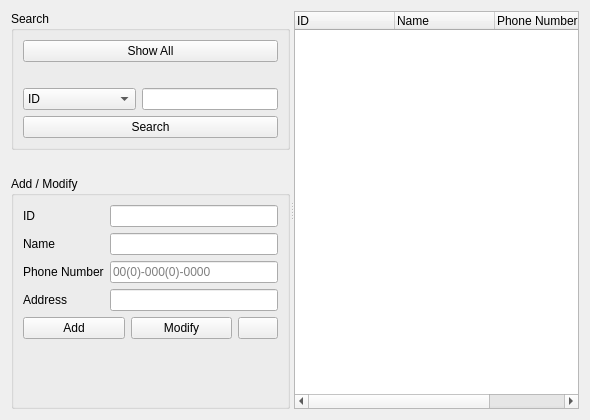
<?xml version="1.0" encoding="UTF-8"?>
<ui version="4.0">
 <class>ClientManagerForm</class>
 <widget class="QWidget" name="ClientManagerForm">
  <property name="geometry">
   <rect>
    <x>0</x>
    <y>0</y>
    <width>590</width>
    <height>420</height>
   </rect>
  </property>
  <property name="windowTitle">
   <string>Client Info</string>
  </property>
  <layout class="QVBoxLayout" name="verticalLayout_3">
   <item>
    <widget class="QSplitter" name="splitter">
     <property name="orientation">
      <enum>Qt::Horizontal</enum>
     </property>
     <widget class="QWidget" name="layoutWidget">
      <layout class="QVBoxLayout" name="toolVerticalLayout">
       <item>
        <widget class="QGroupBox" name="searchGroupBox">
         <property name="title">
          <string>Search</string>
         </property>
         <layout class="QVBoxLayout" name="verticalLayout_2">
          <item>
           <widget class="QPushButton" name="showAllPushButton">
            <property name="text">
             <string>Show All</string>
            </property>
           </widget>
          </item>
          <item>
           <spacer name="verticalSpacer">
            <property name="orientation">
             <enum>Qt::Vertical</enum>
            </property>
            <property name="sizeType">
             <enum>QSizePolicy::Fixed</enum>
            </property>
            <property name="sizeHint" stdset="0">
             <size>
              <width>20</width>
              <height>20</height>
             </size>
            </property>
           </spacer>
          </item>
          <item>
           <layout class="QHBoxLayout" name="searchHorizontalLayout">
            <item>
             <widget class="QComboBox" name="searchComboBox">
              <item>
               <property name="text">
                <string>ID</string>
               </property>
              </item>
              <item>
               <property name="text">
                <string>Name</string>
               </property>
              </item>
              <item>
               <property name="text">
                <string>Phone Number</string>
               </property>
              </item>
              <item>
               <property name="text">
                <string>Address</string>
               </property>
              </item>
             </widget>
            </item>
            <item>
             <widget class="QLineEdit" name="searchLineEdit"/>
            </item>
           </layout>
          </item>
          <item>
           <widget class="QPushButton" name="searchPushButton">
            <property name="text">
             <string>Search</string>
            </property>
           </widget>
          </item>
         </layout>
        </widget>
       </item>
       <item>
        <spacer name="verticalSpacer_2">
         <property name="orientation">
          <enum>Qt::Vertical</enum>
         </property>
         <property name="sizeType">
          <enum>QSizePolicy::Fixed</enum>
         </property>
         <property name="sizeHint" stdset="0">
          <size>
           <width>20</width>
           <height>20</height>
          </size>
         </property>
        </spacer>
       </item>
       <item>
        <widget class="QGroupBox" name="inputGroupBox">
         <property name="title">
          <string>Add / Modify</string>
         </property>
         <layout class="QVBoxLayout" name="verticalLayout">
          <item>
           <layout class="QFormLayout" name="clientFormLayout">
            <item row="0" column="0">
             <widget class="QLabel" name="idLabel">
              <property name="text">
               <string>ID</string>
              </property>
              <property name="buddy">
               <cstring>idLineEdit</cstring>
              </property>
             </widget>
            </item>
            <item row="1" column="0">
             <widget class="QLabel" name="nameLabel">
              <property name="text">
               <string>Name</string>
              </property>
              <property name="buddy">
               <cstring>nameLineEdit</cstring>
              </property>
             </widget>
            </item>
            <item row="3" column="0">
             <widget class="QLabel" name="addressLabel">
              <property name="text">
               <string>Address</string>
              </property>
              <property name="buddy">
               <cstring>addressLineEdit</cstring>
              </property>
             </widget>
            </item>
            <item row="2" column="0">
             <widget class="QLabel" name="phoneNumberLabel">
              <property name="text">
               <string>Phone Number</string>
              </property>
              <property name="buddy">
               <cstring>phoneNumberLineEdit</cstring>
              </property>
             </widget>
            </item>
            <item row="0" column="1">
             <widget class="QLineEdit" name="idLineEdit">
              <property name="readOnly">
               <bool>true</bool>
              </property>
             </widget>
            </item>
            <item row="1" column="1">
             <widget class="QLineEdit" name="nameLineEdit"/>
            </item>
            <item row="2" column="1">
             <widget class="QLineEdit" name="phoneNumberLineEdit">
              <property name="placeholderText">
               <string>00(0)-000(0)-0000</string>
              </property>
             </widget>
            </item>
            <item row="3" column="1">
             <widget class="QLineEdit" name="addressLineEdit"/>
            </item>
           </layout>
          </item>
          <item>
           <layout class="QHBoxLayout" name="addHorizontalLayout">
            <item>
             <widget class="QPushButton" name="addPushButton">
              <property name="text">
               <string>Add</string>
              </property>
             </widget>
            </item>
            <item>
             <widget class="QPushButton" name="modifyPushButton">
              <property name="text">
               <string>Modify</string>
              </property>
             </widget>
            </item>
            <item>
             <widget class="QPushButton" name="cleanPushButton">
              <property name="sizePolicy">
               <sizepolicy hsizetype="Fixed" vsizetype="Fixed">
                <horstretch>0</horstretch>
                <verstretch>0</verstretch>
               </sizepolicy>
              </property>
              <property name="text">
               <string/>
              </property>
              <property name="icon">
               <iconset resource="resource.qrc">
                <normaloff>:/images/erase.png</normaloff>:/images/erase.png</iconset>
              </property>
             </widget>
            </item>
           </layout>
          </item>
          <item>
           <spacer name="verticalSpacer_3">
            <property name="orientation">
             <enum>Qt::Vertical</enum>
            </property>
            <property name="sizeHint" stdset="0">
             <size>
              <width>20</width>
              <height>40</height>
             </size>
            </property>
           </spacer>
          </item>
         </layout>
        </widget>
       </item>
      </layout>
     </widget>
     <widget class="QWidget" name="verticalLayoutWidget">
      <layout class="QVBoxLayout" name="listVerticalLayout">
       <item>
        <widget class="QTreeWidget" name="treeWidget">
         <property name="rootIsDecorated">
          <bool>false</bool>
         </property>
         <column>
          <property name="text">
           <string>ID</string>
          </property>
         </column>
         <column>
          <property name="text">
           <string>Name</string>
          </property>
         </column>
         <column>
          <property name="text">
           <string>Phone Number</string>
          </property>
         </column>
         <column>
          <property name="text">
           <string>Address</string>
          </property>
         </column>
        </widget>
       </item>
      </layout>
     </widget>
    </widget>
   </item>
  </layout>
 </widget>
 <resources>
  <include location="resource.qrc"/>
 </resources>
 <connections/>
</ui>
